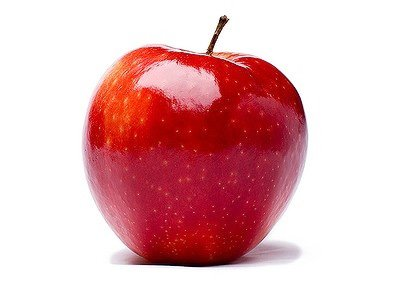
#> input picture data/apple.jpeg, 420 x 288 px, found by its file name
$ jupyter execute ml_feature.ipynb
#> lines starting #> are read from the running program, lines starting #| are printed output that depends on the picture; long printed decimals are rounded
[cell 1]
import cv2
import numpy as np
import matplotlib.pyplot as plt

image_path = './data/apple.jpeg'

image = cv2.imread(image_path)
#> image is the input picture: shape (288, 420, 3); mean B, G, R 187, 183.6, 228.3
image = cv2.cvtColor(image, cv2.COLOR_BGR2RGB)

imageg = cv2.imread(image_path, cv2.IMREAD_GRAYSCALE)
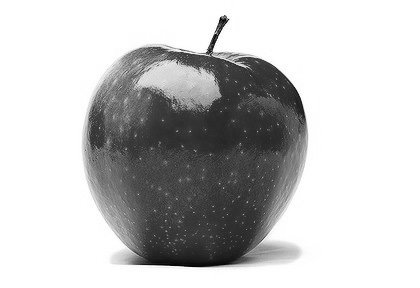
#> imageg: shape (288, 420); min 0, max 255, mean 197.4

[cell 2]
imageg_10x10 = cv2.resize(imageg, (10, 10))
print(imageg_10x10.flatten().shape)
#| (100,)

plt.imshow(imageg_10x10, 'gray')
plt.title('imageg_10x10')
plt.show()
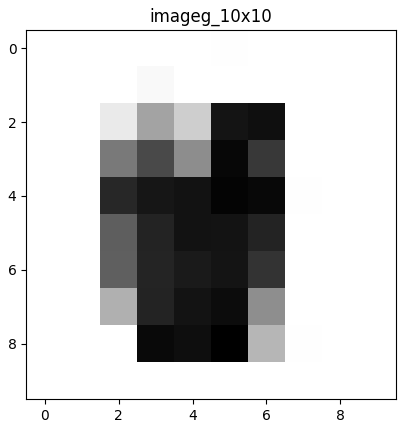
#> figure drawn by matplotlib, 1 panel

[cell 3]
image_10x10 = cv2.resize(image, (10, 10))
print(image_10x10.flatten().shape)
#| (300,)

image_255x255 = cv2.resize(image, (255, 255))
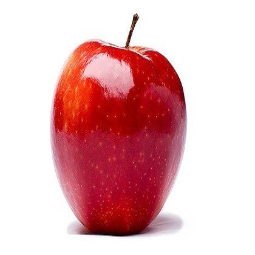
#> image_255x255: shape (255, 255, 3); mean R, G, B 228.3, 183.6, 187
print(image_255x255.flatten().shape)
#| (195075,)

plt.imshow(image_10x10)
plt.title('image_10x10')
plt.show()
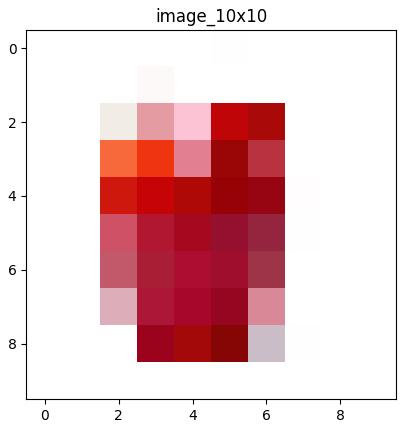
#> figure drawn by matplotlib, 1 panel

plt.imshow(image_255x255)
plt.title('image_255x255')
plt.show()

[cell 4]
channels = cv2.mean(image)
#> channels = (228.3, 183.6, 187, 0)
print(channels)
#| (228.310, 183.623, 187.049, 0.0)
print(image)
#> (printed output is left out)
print(image.shape)
#| (288, 420, 3)

$ run again, with data/box_image.jpeg copied over data/apple.jpeg
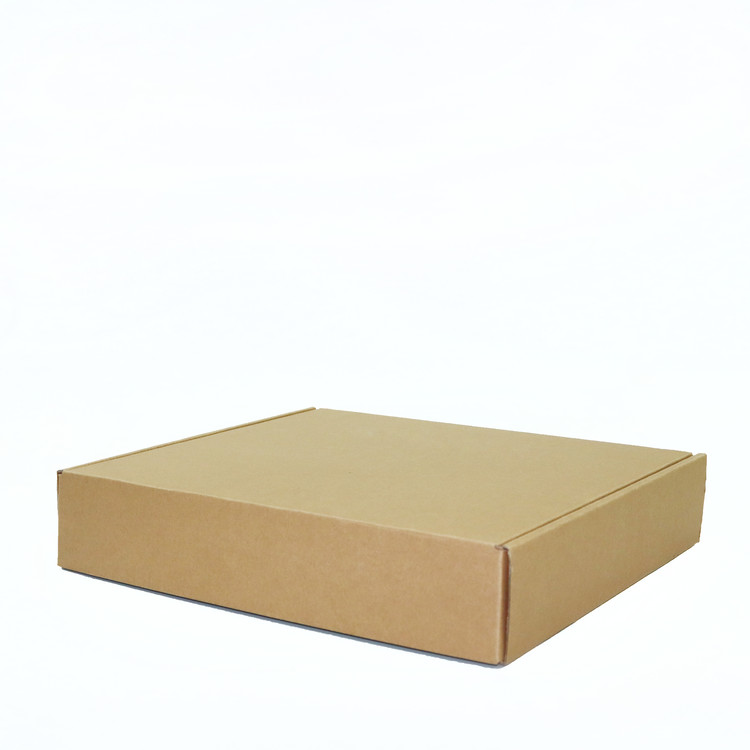
#> input picture data/box_image.jpeg, 750 x 750 px, found by its file name
#> image is the input picture: shape (750, 750, 3); mean B, G, R 226.2, 234.9, 237.8
#> `imageg = cv2.imread(image_path, cv2.IMREAD_GRAYSCALE)`:
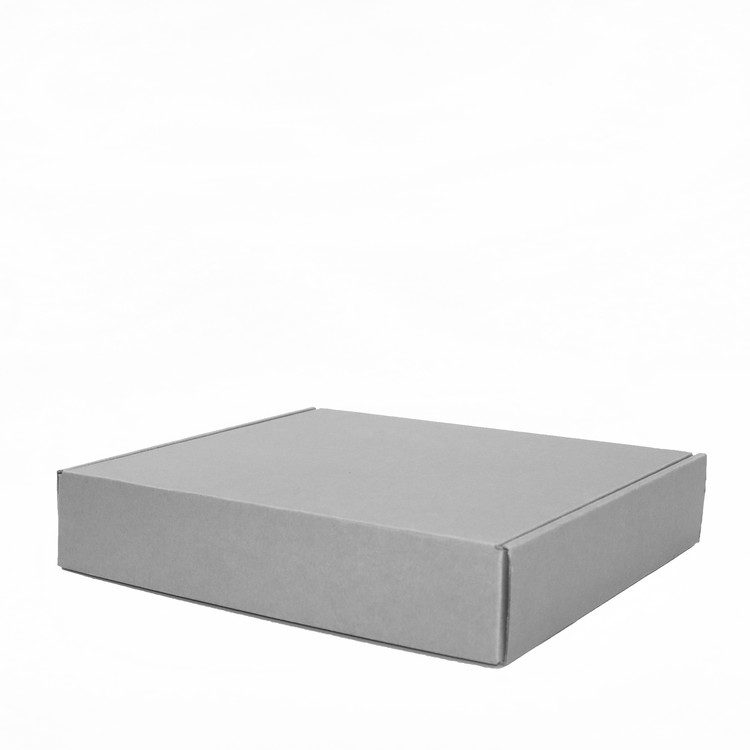
#> imageg: shape (750, 750); min 47, max 255, mean 234.9
#| (100,)
#| (300,)
#| (195075,)
#> `plt.show()`:
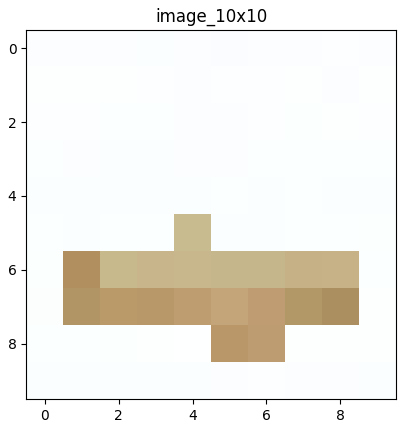
#> figure drawn by matplotlib, 1 panel
#> channels = (237.8, 234.9, 226.2, 0)
#| (237.800, 234.880, 226.239, 0.0)
#> (printed output is left out)
#| (750, 750, 3)
